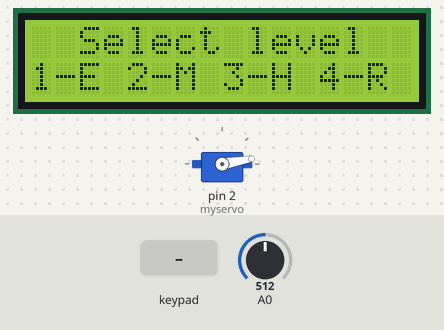
A sketch run on a simulated Arduino Uno, built with avr-gcc and run on an emulated ATmega328P. On the bench: 16×2 character LCD, servo. The inputs (shaded band) are chosen by the test bench; at power-on: A0 = 512. Random numbers use the default seed unless the sketch sets one.

Above: at 11.2 s.
11.3 s: keypad keys 1 3 9 7 * pressed 0.4 s apart
At 13.0 s:
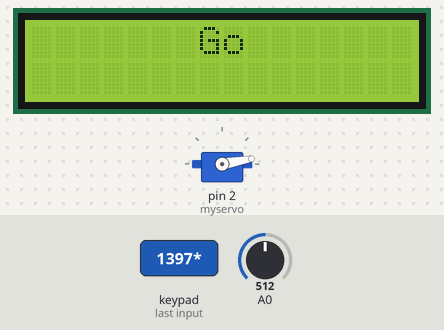
14.8 s: key '*' pressed
At 14.87 s:
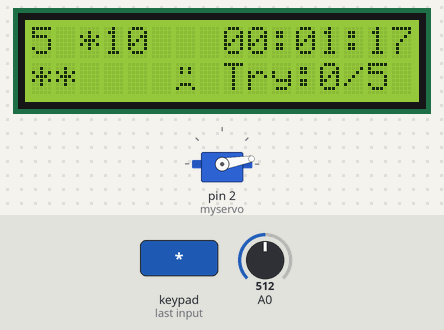
16.6 s: key '1' pressed
At 16.67 s:
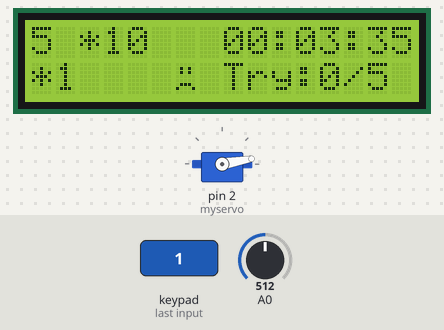
18.1 s: keypad keys 9 8 7 6 pressed 0.4 s apart
At 18.17 s:
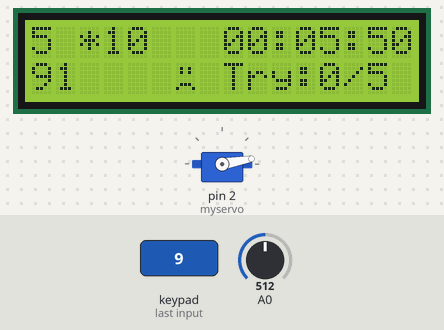

The sketch:

Final_code.ino
```cpp
#include <Keypad.h>
#include <LiquidCrystal.h>
LiquidCrystal lcd(0,1, 10, 11 , 12,13);
#include <Servo.h>

Servo myservo;  // create servo object to control a servo
byte sad[8] = {
  B00000,
  B01010,
  B01010,
  B00000,
  B00000,
  B01110,
  B10001,
};

unsigned long time=0;
unsigned long start=0;
int m, mu=0,md=0;
int s, su=0,sd=0;
int c,cu,cd=0;
byte attempt=0;

char level;
boolean modePlay=false;
int randomNum;
int firstNum=0;
int secondNum=0;
int thirdNum=0;
int temp=0;
int result;
String operand="";
String sresult;
String sLevel;
int len=0;
boolean activate=false;
boolean wait = false;


char player_num[4]; //Stores the number of the player

String numOfPlayer = String();
String snumOfPlayer;


int counter=0;
int i,j,x;

int attempts=0;
int max_attempt=5;

const byte ROWS=4;
const byte COLS=4;
char keys[ROWS][COLS] = {
 {'1','2','3','A'},
 {'4','5','6','B'},
 {'7','8','9','C'},
 {'*','0','#','D'}
};
byte rowPins[ROWS] = {9,8,7,6}; //rows(pins 9 and 6)
byte colPins[COLS] = {5,4,3,2}; //Columns (pins 5 and 2)
Keypad keypad = Keypad( makeKeymap(keys), rowPins, colPins, ROWS, COLS );


void game_over()
{
  wait=false;
  modePlay=false;
  lcd.clear();
  lcd.setCursor(0,0);
  lcd.print("Enjoy your candy");
  lcd.setCursor(0,1);
  lcd.print("Time: ");
  lcd.print(md);
  lcd.print(mu);
  lcd.print(":");
  lcd.print(sd);
  lcd.print(su);
  lcd.print(":");
  lcd.print(cd);
  lcd.print(cu);
  myservo.write(180);                  // sets the servo position according to the scaled value
  delay(1000);
}

void generate_random()
{
    lcd.clear();
    counter=0;
    sresult="";
    snumOfPlayer="";

    randomSeed(analogRead(analogRead(0)));

    switch(level)
    {
      case '1':

       firstNum=random(1,11);  //Generates a number between 1 and 10
       secondNum=random(1,11);  //Generates a number between 1 and 10
       break;

      case '2':

       firstNum=random(50,100);  //Generates a number between 50 and 99
       secondNum=random(1,11);  //Generates a number between 1 and 10
       break;


      case '3':

       firstNum=random(50,100);  //Generates a number between 1 and 99
       secondNum=random(50,100);  //Generates a number between 1 and 10
       break;

      case '4':

       firstNum=random(1,100);  //Generates a number between 1 and 100
       secondNum=random(1,100);  //Generates a number between 1 and 100
       break;


    }

    thirdNum=random(1,5);  //Generates a number between 1 and 4


    switch(thirdNum)
    {
      case 1:
        operand="+";
        result=firstNum+secondNum;
        break;
      case 2:
        operand="-";
          if(firstNum<secondNum)
          {
            temp=firstNum;
            firstNum=secondNum;
            secondNum=temp;
          }
        result=firstNum-secondNum;

        break;
       case 3:
        operand="*";
        result=firstNum*secondNum;
        break;
       case 4:
         operand="/";
         result=firstNum%secondNum;
         if(result!=0)  //If not is zero the mod
         {
           operand="*";
           result=firstNum*secondNum;
         }
         else  //The mod is zero
         {
           result=firstNum/secondNum;
         }
    }

    sresult=  String(result);

    lcd.setCursor(0,0);
    lcd.print(firstNum);
    lcd.setCursor(2,0);
    lcd.print(operand);
    lcd.setCursor(3,0);
    lcd.print(secondNum);
    lcd.setCursor(12,1);
    lcd.print(counter);

    lcd.setCursor(0,1);
    lcd.print("    ");
    lcd.setCursor(0,1);


}

void timer()
{

   if(modePlay==true)
   {
    time = millis()-start;

    m=(time/1000)/60;                 //Minutes
    mu=m%10;
    md=(m-mu)/10;

    s=(time/1000)%60;                 //Seconds
    su=s%10;
    sd=(s-su)/10;

    c=(time/100)%60;
    cu=c%10;
    cd=(c-cu)/10;

    lcd.setCursor(8,0);
    lcd.print(md);
    lcd.print(mu);
    lcd.print(":");
    lcd.print(sd);
    lcd.print(su);
    lcd.print(":");
    lcd.print(cd);
    lcd.print(cu);


   }

}

void setup()
  {
    // put your setup code here, to run once:
      lcd.createChar(1,sad);
      lcd.begin(16, 2);
      choose();    //Displays the select level mode
      myservo.attach(2);  // attaches the servo on pin 9 to the servo object

  }

//********************************************************
void check()
{
  if(snumOfPlayer==sresult)
  {

    lcd.setCursor(6,0);
    lcd.print("G");

    attempt=attempt+1;

    generate_random();

  }

  else

  {


    lcd.setCursor(0,1);

    counter=0;

    snumOfPlayer="";

    lcd.setCursor(6,1);
    lcd.write(byte(1));  //this writes the sad face


  }


  lcd.setCursor(8,1);
  lcd.print("Try:");
  lcd.print(attempt);
  lcd.print("/5");

  if(attempt==max_attempt)
  {
    game_over();  // Ends the game
  }

}

void choose()
{ myservo.write(10);                  // sets the servo position according to the scaled value
  delay(10000);
  modePlay=false;
  attempt=0;
  lcd.clear();
  lcd.setCursor(2,0);
  lcd.print("Select level");
  lcd.setCursor(0,1);
  lcd.print("1-E 2-M 3-H 4-R");

}

void countdown()
{
  lcd.clear();

  lcd.setCursor(4,0);

  lcd.print(sLevel);

  delay(300);

  lcd.clear();

  for(int x=3;x>=1;x--)
  {
  lcd.setCursor(8,0);

  lcd.print(x);

  delay(300);


  }

lcd.clear();

lcd.setCursor(7,0);

lcd.print("Go");

delay(600);


generate_random();

modePlay=true;

  if(activate==false)
    {
      start=millis();
      activate=true;
    }

}


void loop()
{
  timer();

  // put your main code here, to run repeatedly:


  char key = keypad.getKey();

  if(key)


  {
    //If is the select level display
    if(modePlay==false)
      {
        if(key=='1' || key=='2' || key=='3' || key=='4')
      {
          level=key;

          lcd.clear();

          lcd.setCursor(5,1);

          switch(level)
          {
            case '1':
              sLevel="Easy Level";
              break;
            case '2':
              sLevel="Medium Level";
              break;
            case '3':
              sLevel="Hard Level";
              break;
            case '4':
              sLevel = "Random Level";
              break;

          } //end switch

          countdown();

        } // end IF key select level

      } //end IF mode play off

      else
      //Mode player

      {

           wait=true;

           if(activate==false)
          {
            start=millis();
            activate=true;
            lcd.clear();
          }


        if(key!='A' && key!='B' && key!='C' && key!='D' && key!='#')
       {

        player_num[counter] = key;

        numOfPlayer = String(key);

        snumOfPlayer=snumOfPlayer+numOfPlayer;

        lcd.setCursor(0+counter,1);

        lcd.print(player_num[counter]);

        counter++;

       len=sresult.length();

       if(counter==len)
        {
  //        lcd.setCursor(10,1);
          check();
        }


       } //End if key!=


      } // End else mode player


        if(key=='#')
        {
          modePlay=false;
          start=millis();
          activate=false;
          choose();

        }

  }    //End if Key main


} //End loop
```

Measured:
- after the input at 11.3 s, the display: first changes at once (image 1 shows a later state)
